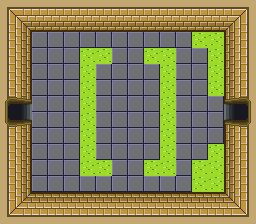

Rendered tile map (Tiled .tmx) drawn with the repository's tilesets; below, a short description and the map source with its tile grids summarised:
An orthogonal 16x14 tile map with 16x16 px tiles, 1 tile layer (Tiles) and 6 objects (6x slime).

<map version="1.9" tiledversion="1.9.2" class="monster_doors" orientation="orthogonal" renderorder="right-down" width="16" height="14" tilewidth="16" tileheight="16" infinite="0" nextlayerid="4" nextobjectid="18">
 <tileset firstgid="1" source="../metatiles/dungeon.tsx" />
 <layer id="1" name="Tiles" class="normal" width="16" height="14">
  <data>[224 cells, 224 non-empty, 34 distinct tile ids]</data>
 </layer>
 <objectgroup id="2" name="Enemies">
  <object id="12" class="slime" x="90" y="59">
   <properties>
    <property name="parameter" value="down" />
   </properties>
   <point />
  </object>
  <object id="13" class="slime" x="168" y="144">
   <properties>
    <property name="parameter" value="up" />
   </properties>
   <point />
  </object>
  <object id="14" class="slime" x="164" y="59">
   <properties>
    <property name="parameter" value="down" />
   </properties>
   <point />
  </object>
  <object id="15" class="slime" x="128" y="112">
   <properties>
    <property name="parameter" value="random" />
   </properties>
   <point />
  </object>
  <object id="16" class="slime" x="89" y="167">
   <properties>
    <property name="parameter" value="right" />
   </properties>
   <point />
  </object>
  <object id="17" class="slime" x="208" y="176">
   <properties>
    <property name="parameter" value="random" />
   </properties>
   <point />
  </object>
 </objectgroup>
</map>
